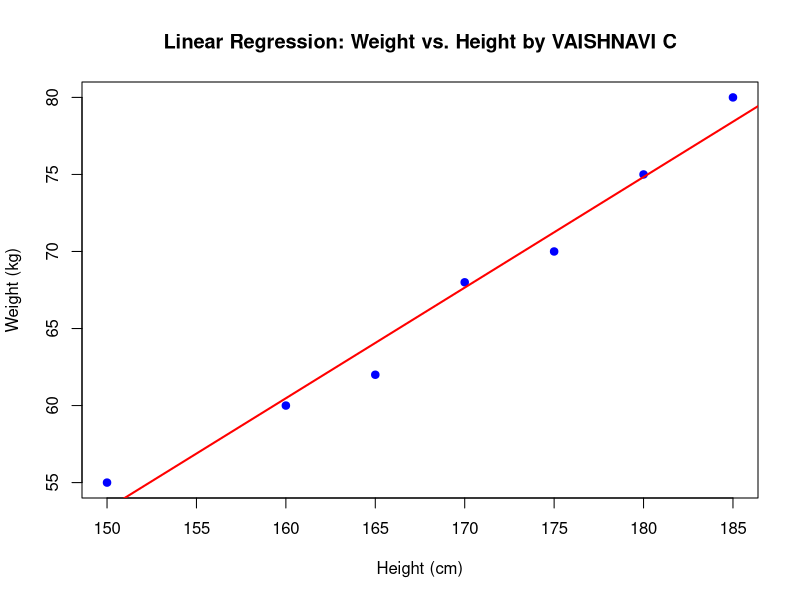

R code for this plot:
# Sample data
heights <- c(150, 160, 165, 170, 175, 180, 185)
weights <- c(55, 60, 62, 68, 70, 75, 80)
# Create a data frame
data <- data.frame(heights, weights)
# Fit a linear regression model
linear_model <- lm(weights ~ heights, data = data)
# Print the summary of the model
print(summary(linear_model))
# Plotting the data and regression line
plot(data$heights, data$weights,
     main = "Linear Regression: Weight vs. Height by VAISHNAVI C",
     xlab = "Height (cm)",
     ylab = "Weight (kg)",
     pch = 19, col = "blue")
# Add regression line
abline(linear_model, col = "red", lwd = 2)